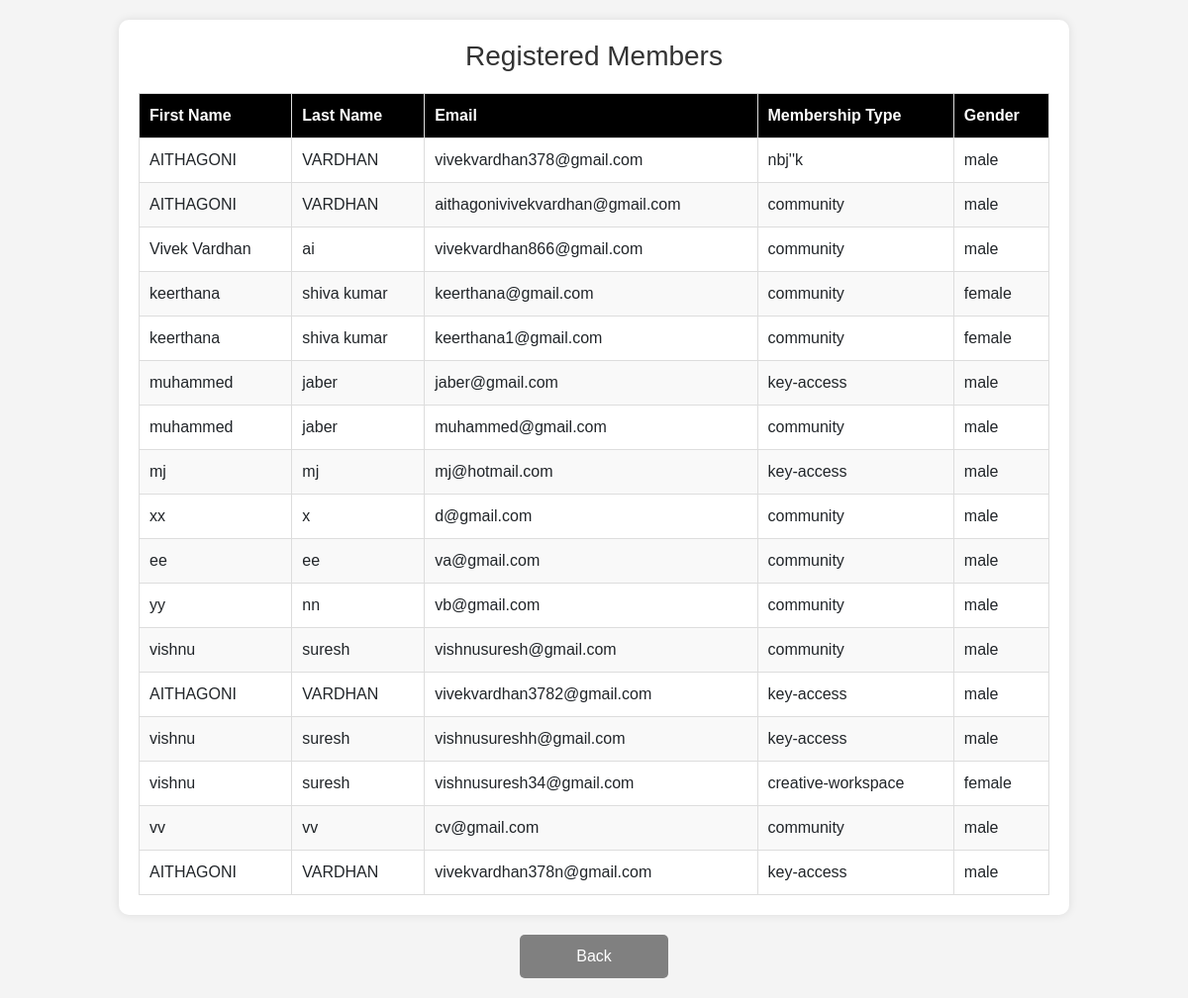
Before: /pending-members/ with the older database file.
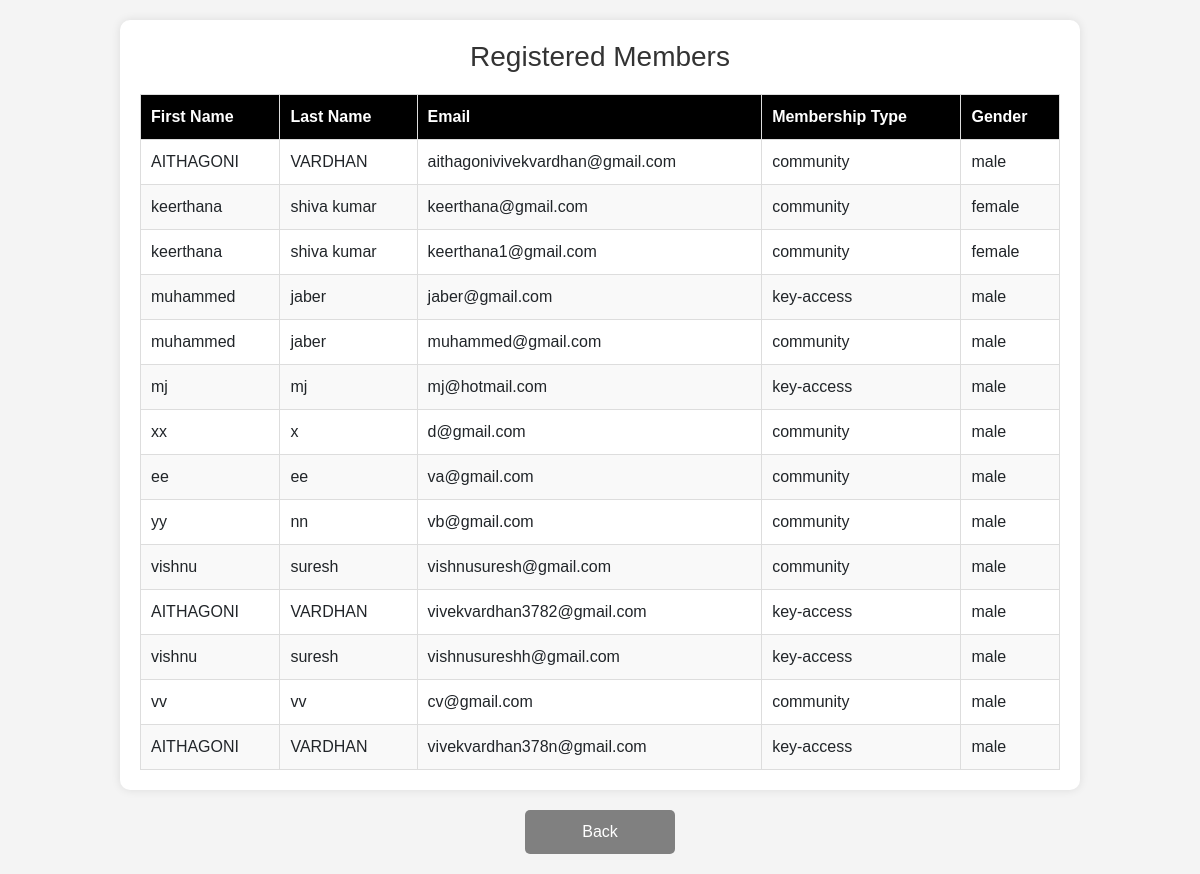
After: the same page with the newer database file.
### members/models.py (models this page shows, shortened)
class Member(models.Model):
    GENDER_CHOICES = [
        ('male', 'Male'),
        ('female', 'Female'),
    ]
    MEMBERSHIP_CHOICES = [
        ('community', 'Community'),
        ('key-access', 'Key Access'),
        ('creative-workspace', 'Creative Workspace'),
    ]
    first_name = models.CharField(max_length=50)
    last_name = models.CharField(max_length=50)
    gender = models.CharField(max_length=10, choices=GENDER_CHOICES)
    email = models.EmailField(unique=True)
    membership_type = models.CharField(max_length=50, choices=MEMBERSHIP_CHOICES)  # Add dropdown choices
    password = models.CharField(max_length=100)  # Use hashing later for security

### members/views.py (the view)
# urls.py: path("pending-members/", pending_members, name="pending_members"),
def pending_members(request):
    members = Member.objects.filter(is_approved=False)  # Get only unapproved members
    return render(request, "pending_members.html", {"members": members})

### members/templates/pending_members.html (shortened to what this page needs)
<!DOCTYPE html>
<html lang="en">
<head>
    <link rel="stylesheet" href="https://cdn.jsdelivr.net/npm/bootstrap@5.3.0/dist/css/bootstrap.min.css">
</head>
<body>
    <div class="container">
        <h2>Registered Members</h2>
        <table>
            <thead>
                <tr>
                    <th>First Name</th>
                    <th>Last Name</th>
                    <th>Email</th>
                    <th>Membership Type</th>
                    <th>Gender</th>
                </tr>
            </thead>
            <tbody>
                {% for member in members %}
                <tr>
                    <td>{{ member.first_name }}</td>
                    <td>{{ member.last_name }}</td>
                    <td>{{ member.email }}</td>
                    <td>{{ member.membership_type }}</td>
                    <td>{{ member.gender }}</td>
                </tr>
                {% empty %}
                <tr>
                    <td colspan="5">No registered members found.</td>
                </tr>
                {% endfor %}
            </tbody>
        </table>
    </div>
    <button onclick="window.location.href='{% url 'admin_dashboard' %}'" class="btn-back">Back</button>
</body>
</html>

Changed rows visible on the page:
no longer on this page (row edited): Member: first_name "AITHAGONI", last_name "VARDHAN", email "vivekvardhan378@gmail.com", membership_type "nbj''k", gender "male"
no longer on this page (row edited): Member: first_name "Vivek Vardhan", last_name "ai", email "vivekvardhan866@gmail.com", membership_type "community", gender "male"
no longer on this page (row edited): Member: first_name "vishnu", last_name "suresh", email "vishnusuresh34@gmail.com", membership_type "creative-workspace", gender "female"
